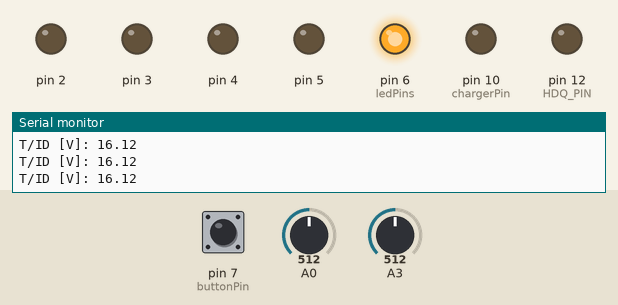
Recording of a sketch running on a simulated Arduino Uno, built with avr-gcc and run on an emulated ATmega328P. Shown: output pins drawn as LEDs (lit = HIGH), the last lines printed to the serial monitor. Dashed ring = blinking. The test bench sets the inputs (shaded band); at power-on: A0 = 512, pin 7 (buttonPin) HIGH, A3 = 512.

Above: at 1.2 s.
1.3 s: A0 set to 17
4.3 s: A0 set to 14
At 4.67 s:
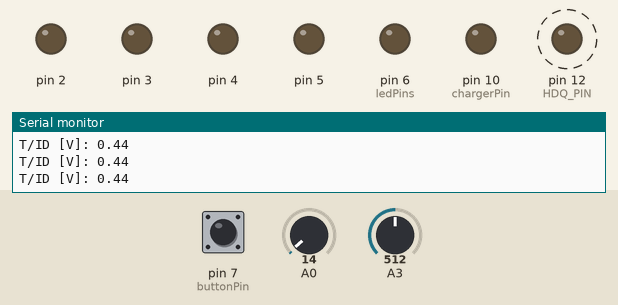
7.3 s: pin 7 (buttonPin) pulled LOW for 1 s
At 8.25 s:
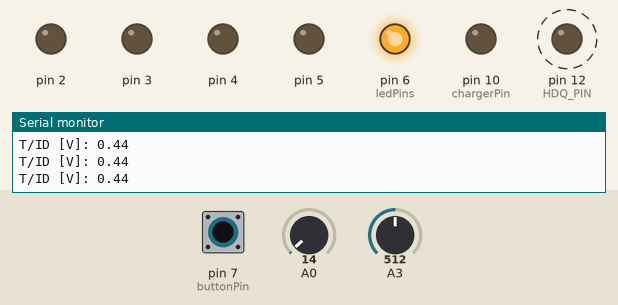
11.3 s: A3 set to 900
At 12.2 s:
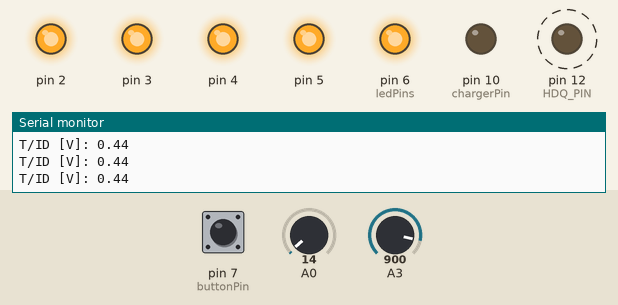
14.3 s: A0 set to 102
At 17.0 s:
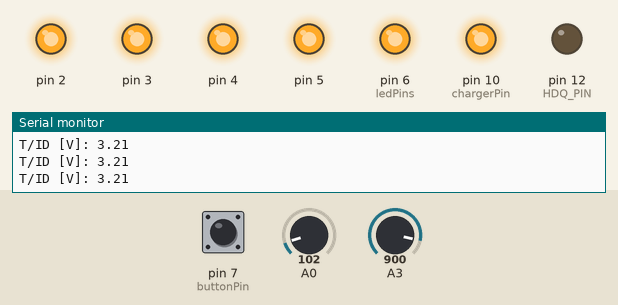
17.3 s: A3 set to 887
At 18.4 s:
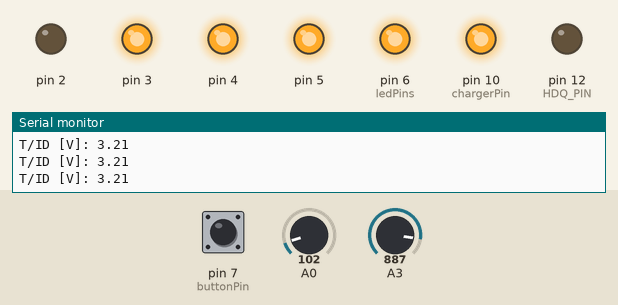
Timing chart, 0 to 19.9 s (numbered marks = the images above; inputs shaded):
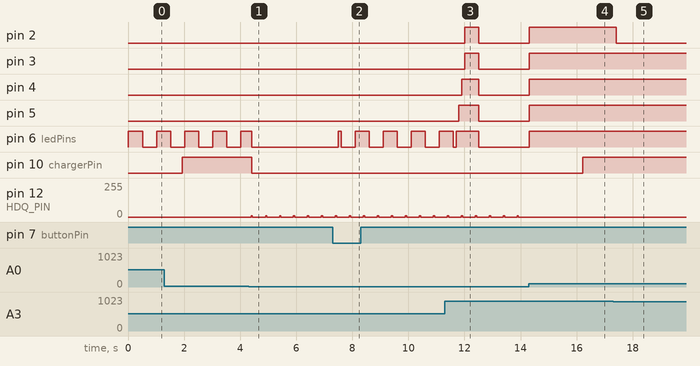

Measured:
- the behaviour switches between 16 and 15 on A0 (found by bisection; images 0 and 1)
- the behaviour switches between 899 and 898 on A3 (found by bisection; images 4 and 5)
- after the input at 4.3 s, pin 10 (chargerPin): HIGH → LOW after 0.11 s; pin 12 (HDQ_PIN): alternates 10/255 for 0.04 s and 0/255 for 0.46 s, starting after 0.10 s
- after the input at 7.3 s, pin 6 (ledPins): LOW → HIGH after 0.20 s, then repeats every 1.0 s: LOW 0.50 s, HIGH 0.50 s
- after the input at 11.3 s, pin 2, pin 3: LOW → HIGH after 0.70 s, → LOW 0.50 s later; pin 4: LOW → HIGH after 0.60 s, → LOW 0.60 s later; pin 5: LOW → HIGH after 0.50 s, → LOW 0.70 s later
- after the input at 14.3 s, pin 2–5, pin 6 (ledPins): LOW → HIGH at once; pin 10 (chargerPin): LOW → HIGH after 1.9 s; pin 12 (HDQ_PIN): stops changing and stays 0/255
- after the input at 17.3 s, pin 2: HIGH → LOW after 0.12 s

The sketch:

arduino-hdq-mock-bms.ino
```cpp
// HDQ battery "heartbeat" generator — emulates the presence beacon the old
// Panasonic battery puts on the HDQ line so the bike controller keeps working
// after the battery/BMS is replaced.
//
// The real battery emits a fixed burst of LOW pulses every ~499 ms and nothing
// else (the controller never polls — verified from a full ride capture). This
// sketch just replays that burst on an open-drain line.
//
// Timing uses direct port-register toggles (not digitalWrite/pinMode) so each
// pulse edge lands within ~1 us of the target instead of ~10-15 us late.
//
// Wiring (bus idles ~5 V):
//   pin -> gate of a logic-level N-FET (via ~150R, 100k gate
//   pulldown), drain -> HDQ line, source -> GND. Inverted (gate high = bus low).
//   Always share ground with the battery/bus negative. Never drive the line high.

#include <avr/pgmspace.h>
#include "MockBatteryMgmtSystem.h"

// The AVR toolchain used by the Arduino CLI requires an out-of-class
// definition when this static constexpr array is odr-used by the sketch.
constexpr int MockBatteryMgmtSystem::LedThresholds[5];

#define HDQ_PIN     12
#define PERIOD_MS   499        // measured heartbeat period (~498.98 ms)

constexpr float adcToVolt = 5.0F / 1023.0F;

class RealArduinoBoard final : public ArduinoBoard {
public:
  RealArduinoBoard()
      : ArduinoBoard(3), ledPins{6, 5, 4, 3, 2} {
    for (uint8_t pin : ledPins) {
      pinMode(pin, OUTPUT);
      digitalWrite(pin, LOW);
    }
    pinMode(chargerPin, OUTPUT);
    digitalWrite(chargerPin, LOW);
    pinMode(buttonPin, INPUT_PULLUP);
  }

  void setLED(unsigned index, bool active) override {
    if (index < 5) {
      digitalWrite(ledPins[index], active ? HIGH : LOW);
    }
  }

  void activateCharger(bool active) override {
    digitalWrite(chargerPin, active ? HIGH : LOW);
  }

  float doGetBatteryVoltage() const override {
    static constexpr float voltageDivider = 10. / (56. + 10.) * 24.94 /*displayed*/ / 24.7 /*real input*/;
    const float voltage = analogRead(A3) * adcToVolt / voltageDivider;
    // Serial.print("Battery [V]: "); Serial.println(voltage);
    return voltage;
  }

  float doGetTIDVoltage() const override {
    static constexpr float voltageDivider = 10. / (56. + 10.) * 10.35 /*displayed*/ / 10.1 /*real input*/;
    const float voltage = analogRead(A0) * adcToVolt / voltageDivider;
    Serial.print("T/ID [V]: "); Serial.println(voltage);
    return voltage;
  }

private:
  bool doGetButtonState() const override {
    return digitalRead(buttonPin) == LOW;
  }

  const uint8_t ledPins[5];
  static constexpr uint8_t buttonPin = 7;
  static constexpr uint8_t chargerPin = 10;
};

RealArduinoBoard realArduinoBoard;
MockBatteryMgmtSystem mockBatteryMgmtSystem{realArduinoBoard};
unsigned long displayStartedAt = 0;
unsigned long nextBmsUpdateAt = 0;
bool previousButtonState = false;
bool displayTimerActive = false;

// Timing tables (microseconds), alternating LOW,HIGH,...  even index = LOW.
// pattern recorded on the assembled bike (the replay target).
const uint16_t ACTIVE_BURST[] PROGMEM = {
  828, 621, 415, 103, 104, 207, 104, 517, 207, 104,
  104, 103, 414, 518, 104, 103, 104, 207, 414
};

const uint8_t BURST_LEN = sizeof(ACTIVE_BURST) / sizeof(ACTIVE_BURST[0]);

// Cached port registers for fast, low-jitter toggling.
static volatile uint8_t *g_port, *g_ddr;
static uint8_t g_bit;

// --- open-drain helpers: only ever pull LOW or release (Hi-Z / high) ---
static inline __attribute__((always_inline)) void busRelease() {
  *g_port &= ~g_bit;   // gate low  -> FET off -> bus pulled high by bus pull-up
}

static inline __attribute__((always_inline)) void busAssertLow() {
  *g_port |= g_bit;    // gate high -> FET on -> bus pulled low
}

void setup() {
  Serial.begin(9600);

  g_bit = digitalPinToBitMask(HDQ_PIN);
  uint8_t p = digitalPinToPort(HDQ_PIN);
  g_port = portOutputRegister(p);
  g_ddr  = portModeRegister(p);
  *g_port &= ~g_bit;   // gate low
  *g_ddr  |= g_bit;    // pin is a push-pull output to the FET gate
}

unsigned long sendHeartbeatIfDue(unsigned long nextHeartbeatAt) {
  const unsigned long now = millis();
  if (static_cast<long>(now - nextHeartbeatAt) < 0) {
    return nextHeartbeatAt;  // not due, yet
  }
  for (uint8_t i = 0; i < BURST_LEN; i++) {
    if ((i & 1) == 0) busAssertLow();   // even index = LOW pulse
    else              busRelease();      // odd index  = HIGH gap
    delayMicroseconds(pgm_read_word(&ACTIVE_BURST[i]));
  }
  busRelease();                    // return to idle-high after the last LOW
  nextHeartbeatAt += PERIOD_MS;
  if (static_cast<long>(now - nextHeartbeatAt) >= 0) {
    nextHeartbeatAt = millis() + PERIOD_MS;
  }
  return nextHeartbeatAt;
}

static unsigned long nextHeartbeatAt = 0;

void loop() {
  if (!mockBatteryMgmtSystem.isBatteryInCharger()) {
    nextHeartbeatAt = sendHeartbeatIfDue(nextHeartbeatAt);
  }

  const unsigned long bmsNow = millis();
  if (static_cast<long>(bmsNow - nextBmsUpdateAt) >= 0) {
    nextBmsUpdateAt += 100UL;
    if (static_cast<long>(bmsNow - nextBmsUpdateAt) >= 0) {
      nextBmsUpdateAt = bmsNow + 100UL;
    }

    mockBatteryMgmtSystem.update();
  }

  const unsigned long nextDue =
    static_cast<long>(nextBmsUpdateAt - nextHeartbeatAt) < 0 ?
    nextBmsUpdateAt : nextHeartbeatAt;
  const unsigned long sleepNow = millis();
  if (static_cast<long>(nextDue - sleepNow) > 0) {
    const unsigned long sleepMs = nextDue - sleepNow;
    delay(sleepMs > 1UL ? sleepMs - 1UL : 0UL);
  }
}
```

ArduinoBoard.h
```cpp
#pragma once

#include "MovingAverage.h"
#include "StableDigitalInput.h"

class ArduinoBoard
{
public:
    explicit ArduinoBoard(
        int buttonSampleCount,
        int tidVoltageMovingAverageWindowSize = 10,
        int digitalInputStableWindowSize = -1)
        : stableInput(digitalInputStableWindowSize > 0 ? digitalInputStableWindowSize : buttonSampleCount)
        , batteryVoltage(tidVoltageMovingAverageWindowSize)
        , tidVoltage(tidVoltageMovingAverageWindowSize)
    {
    }

    virtual ~ArduinoBoard() = default;

    virtual void setLED(unsigned index, bool active) = 0;
    virtual void activateCharger(bool active) = 0;

    float getBatteryVoltage() const
    {
        return batteryVoltage.update(doGetBatteryVoltage());
    }

    float getTIDVoltage() const
    {
        return tidVoltage.update(doGetTIDVoltage());
    }

    bool getButtonState() const
    {
        return stableInput.update(doGetButtonState());
    }

private:
    virtual bool doGetButtonState() const = 0;
    virtual float doGetBatteryVoltage() const = 0;
    virtual float doGetTIDVoltage() const = 0;

    mutable StableDigitalInput stableInput;
    mutable MovingAverage batteryVoltage;
    mutable MovingAverage tidVoltage;
};
```

MockBatteryMgmtSystem.cpp
```cpp
#include "MockBatteryMgmtSystem.h"

MockBatteryMgmtSystem::MockBatteryMgmtSystem(
    ArduinoBoard& board,
    unsigned updatesPerBlinkPhase)
    : board(board),
      updatesPerBlinkPhase(updatesPerBlinkPhase)
{
}

bool MockBatteryMgmtSystem::getButtonState() const
{
    return board.getButtonState();
}

int MockBatteryMgmtSystem::getStateOfCharge() const
{
    const float voltage = board.getBatteryVoltage();

    if (voltage <= EmptyVoltage) {
        return 0;
    }
    if (voltage >= FullVoltage) {
        return 100;
    }

    return static_cast<int>(
        (voltage - EmptyVoltage) * 100.0F / (FullVoltage - EmptyVoltage));
}

bool MockBatteryMgmtSystem::isBatteryInCharger() const
{
    return board.getTIDVoltage() >= 0.5F;
}

void MockBatteryMgmtSystem::displayOff()
{
    displayEnabled = false;
    buttonDisplayUpdateCount = 0;

    for (unsigned led = 0; led < 5; ++led) {
        board.setLED(led, false);
    }
}

void MockBatteryMgmtSystem::update()
{
    const bool buttonPressed = getButtonState();
    const int stateOfCharge = getStateOfCharge();
    const bool batteryInCharger = isBatteryInCharger();
    const bool displayWasEnabled = displayEnabled;

    if (!batteryInCharger) {
        if (buttonPressed && !displayEnabled) {
            displayEnabled = true;
            buttonDisplayUpdateCount = ButtonDisplayUpdates + 1;
        }
        chargerActivationUpdateCount = 0;
        chargeLimitReached = false;
        board.activateCharger(false);
    } else if (stateOfCharge >= ChargeLimitPercent) {
        chargerActivationUpdateCount = 0;
        chargeLimitReached = true;
        board.activateCharger(false);

        displayOff();
    } else if (chargeLimitReached &&
               stateOfCharge >= ChargeLimitPercent - ChargeLimitHysteresisPercent) {
        chargerActivationUpdateCount = 0;
        board.activateCharger(false);
    } else {
        chargeLimitReached = false;
        ++chargerActivationUpdateCount;
        if (chargerActivationUpdateCount >= ChargerActivationDelayUpdates) {
            board.activateCharger(true);
        }
    }

    if (batteryInCharger && !displayWasEnabled) {
        displayEnabled = true;
        buttonDisplayUpdateCount = 0;
    } else if (!batteryInCharger && displayWasEnabled && buttonDisplayUpdateCount == 0) {
        displayOff();
    }

    if (!displayEnabled) {
        return;
    }

    if (stateOfCharge < BlinkingThresholdPercent) {
        const bool ledOn = blinkUpdateCount < updatesPerBlinkPhase;

        board.setLED(0, ledOn);

        for (unsigned led = 1; led < 5; ++led) {
            board.setLED(led, false);
        }

        ++blinkUpdateCount;

        if (blinkUpdateCount >= updatesPerBlinkPhase * 2) {
            blinkUpdateCount = 0;
        }
    } else {
        blinkUpdateCount = 0;

        for (unsigned led = 0; led < 5; ++led) {
            board.setLED(led, stateOfCharge >= LedThresholds[led]);
        }
    }

    if (buttonDisplayUpdateCount > 0 && --buttonDisplayUpdateCount == 0) {
        displayOff();
    }
}
```

MockBatteryMgmtSystem.h
```cpp
#pragma once

#include "ArduinoBoard.h"

class MockBatteryMgmtSystem
{
public:
    static constexpr float EmptyVoltage = 7 * 3.2F;
    static constexpr float FullVoltage = 7 * 4.2F;
    static constexpr int BlinkingThresholdPercent = 10;
    static constexpr unsigned ChargerActivationDelayUpdates = 20;
    static constexpr int ChargeLimitPercent = 92;
    static constexpr int ChargeLimitHysteresisPercent = 10;
    static constexpr unsigned ButtonDisplayUpdates = 50;
    static constexpr int LedThresholds[5]{
        BlinkingThresholdPercent, 30, 50, 70, 90};

    explicit MockBatteryMgmtSystem(
        ArduinoBoard& board,
        unsigned updatesPerBlinkPhase = 5);

    void displayOff();
    void update();
    bool getButtonState() const;
    int getStateOfCharge() const;
    bool isBatteryInCharger() const;

private:
    ArduinoBoard& board;
    unsigned updatesPerBlinkPhase;
    int percentage{0};
    unsigned blinkUpdateCount{0};
    unsigned chargerActivationUpdateCount{0};
    bool chargeLimitReached{false};
    bool displayEnabled{false};
    unsigned buttonDisplayUpdateCount{0};
};
```

MovingAverage.h
```cpp
#pragma once

class MovingAverage {
public:
  explicit MovingAverage(int windowSize)
  : windowSize_(windowSize > MaxSize ? MaxSize : windowSize),
    index_(0),
    count_(0),
    sum_(0.0f)
  {}

  float update(float value) {
    sum_ -= values_[index_];
    values_[index_] = value;
    sum_ += value;

    index_ = (index_ + 1) % windowSize_;
    if (count_ < windowSize_) {
      ++count_;
    }

    return sum_ / count_;
  }

  float value() const {
    return count_ == 0 ? 0.0f : sum_ / count_;
  }

private:
  static constexpr int MaxSize = 8;
  float values_[MaxSize]{};
  int windowSize_;
  int index_;
  int count_;
  float sum_;
};
```

StableDigitalInput.h
```cpp
#pragma once

class StableDigitalInput {
public:
  explicit StableDigitalInput(int sampleCount)
  : sampleCount_(sampleCount > MaxSamples ? MaxSamples : sampleCount),
    index_(0),
    filled_(0),
    stableValue_(false)
  {}

  bool update(bool value) {
    values_[index_] = value;
    index_ = (index_ + 1) % sampleCount_;

    const bool first = values_[0];
    if (filled_ < sampleCount_) {
      ++filled_;  // return 1st value until filled
    } else {
      // return previous stable value when not all are the same
      for (int i = 1; i < sampleCount_; ++i) {
        if (values_[i] != first) {
          return stableValue_;
        }
      }
    }
    stableValue_ = first;
    return stableValue_;
  }

private:
  static constexpr int MaxSamples = 8;
  bool values_[MaxSamples]{};
  int sampleCount_;
  int index_;
  int filled_;
  bool stableValue_;
};
```
